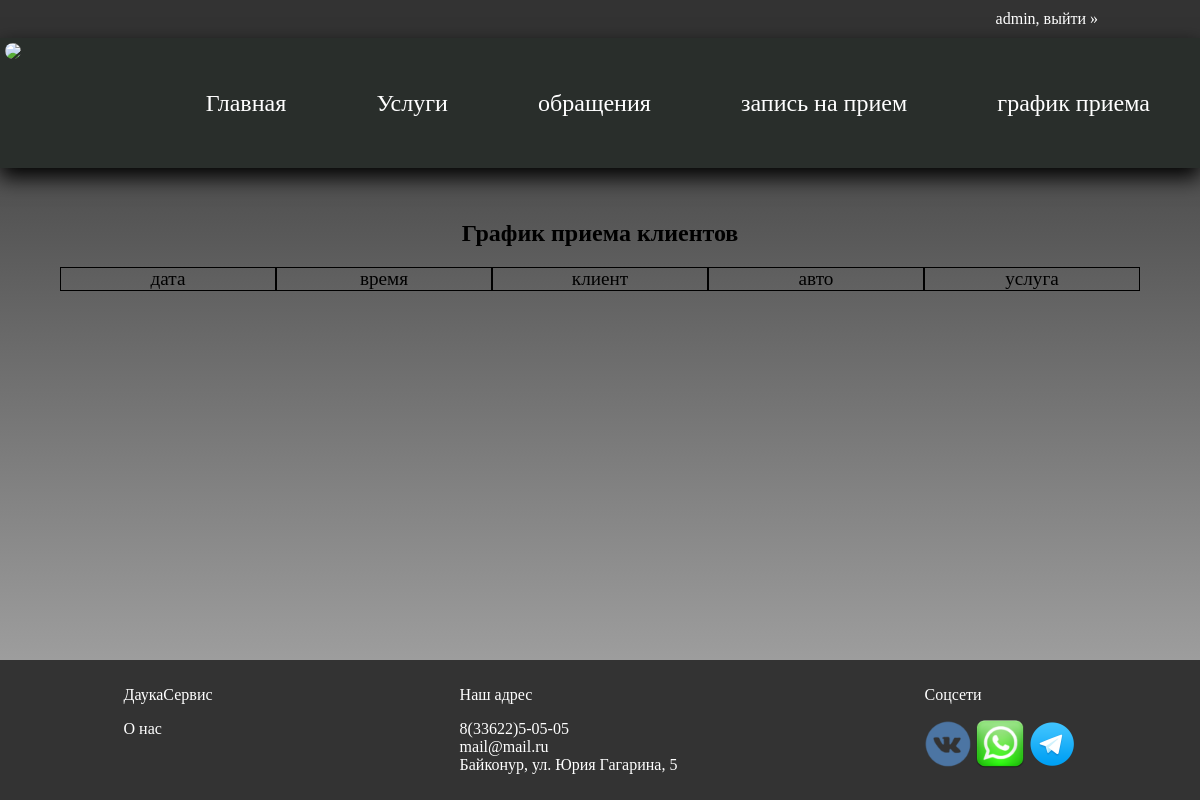
Before: /service_records/ (signed in) with the older database file.
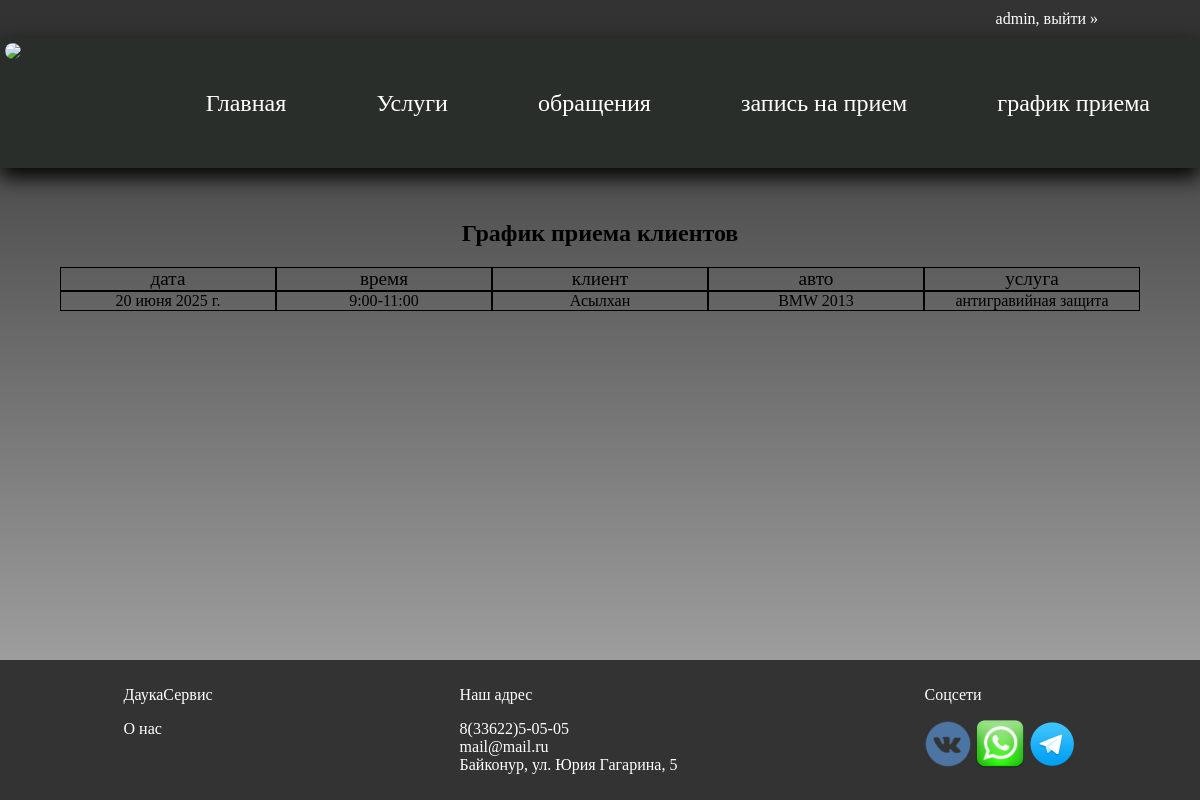
After: the same page with the newer database file.
### userManager/models.py (models this page shows, shortened)
class ScheduleRecord(models.Model):
    user = models.ForeignKey(CustomUser, verbose_name='Мастер', on_delete=models.CASCADE, related_name='records')
    client = models.ForeignKey('CustomUser', verbose_name='Клиент', on_delete=models.CASCADE, related_name='client_records')
    date = models.DateField()
    start_time = models.TimeField()
    end_time = models.TimeField()
    service = models.ForeignKey('autoService.Service', verbose_name='Услуга', on_delete=models.CASCADE, related_name='services_record')
    auto = models.ForeignKey('autoService.Auto', verbose_name='авто', on_delete=models.CASCADE)
    class Meta:
        verbose_name = 'запись'
        verbose_name_plural = 'записи'
        ordering = ['date','start_time']

class CustomUser(AbstractUser):
    inn = models.PositiveIntegerField('ИНН', blank=True, null=True, unique=True)
    email = models.EmailField(unique=True)

### autoService/models.py (models this page shows)
class Auto(models.Model):
    mark = models.ForeignKey(Mark, verbose_name='марка авто', on_delete=models.CASCADE, related_name='marks')
    model = models.ForeignKey(ModelAuto, verbose_name='модель авто', on_delete=models.CASCADE, related_name='autos')
    year = models.PositiveIntegerField(verbose_name='Год выпуска')
    color = models.CharField(max_length=50, verbose_name='Цвет')
    vin = models.CharField(max_length=17, unique=True, verbose_name='VIN номер')
    auto_number = models.CharField(max_length=50, verbose_name='№ автомобиля', unique=True)
    user = models.ForeignKey(CustomUser, verbose_name='владелец', on_delete=models.CASCADE, related_name='autos',
                             null=True,
                             blank=True)
    class Meta:
        verbose_name = 'Автомобиль'
        verbose_name_plural = 'Автомобили'
    def __str__(self):
        return f"{self.mark} {self.year}"

class Mark(models.Model):
    title = models.CharField('название марки')
    def __str__(self):
        return self.title
    class Meta:
        verbose_name = 'марка'
        verbose_name_plural = 'марки'

class Service(models.Model):
    title = models.CharField('название услуги', max_length=100)
    description = models.TextField('описание')
    group = models.ForeignKey(GroupService, verbose_name='группа', on_delete=models.CASCADE)
    user = models.ManyToManyField(CustomUser, verbose_name='Мастера', related_name='services')
    class Meta:
        verbose_name = 'Услуга'
        verbose_name_plural = 'Услуги'
    def __str__(self):
        return self.title.lower()

### autoService/views.py (the view)
# urls.py: path('service_records/', service_records, name='service_records'),
@login_required
def service_records(request):
    today = datetime.now().date()
    user = request.user
    if 'Менеджер' in user.groups.all().values_list('name',flat=True):
        record_list = ScheduleRecord.objects.filter(date=today)
    else:
        record_list = ScheduleRecord.objects.filter(user=user, date__gte=today)
    context = {
        'record_list': record_list,
    }
    return render(request, 'service_records.html', context)

### userManager/views.py (called while the page is built)
def auth_form_processor(request):
    creating_form = UserForm()
    auth_form = AuthenticationForm()
    creating_form_legal = LegalEntity()
    return {
        'creating_form': creating_form,
        'auth_form': auth_form,
        'creating_form_legal': creating_form_legal,
        'roles':list(request.user.groups.all().values_list('name', flat=True)) if request.user.is_authenticated else []
    }

### templates/service_records.html (shortened to what this page needs)
{% extends 'base.html' %}
{% block content %}
<h2>График приема клиентов</h2>
<div class="d-flex row" style="font-size: larger;">
    <div>дата</div>
    <div>время</div>
    <div>клиент</div>
    <div>авто</div>
    <div>услуга</div>
</div>
{% for record in record_list %}
    <div class="d-flex">
        <div>{{record.date}}</div>
        <div>{{record.start_time}}-{{record.end_time}}</div>
        <div>{{record.client}}</div>
        <div>{{record.auto}}</div>
        <div>{{record.service}}</div>
    </div>
{% endfor %}
{% endblock %}

Changed rows visible on the page:
added ScheduleRecord: date "20 июня 2025 г.", start_time "9:00", end_time "11:00", client "Асылхан", auto "BMW 2013", service "антигравийная защита"
